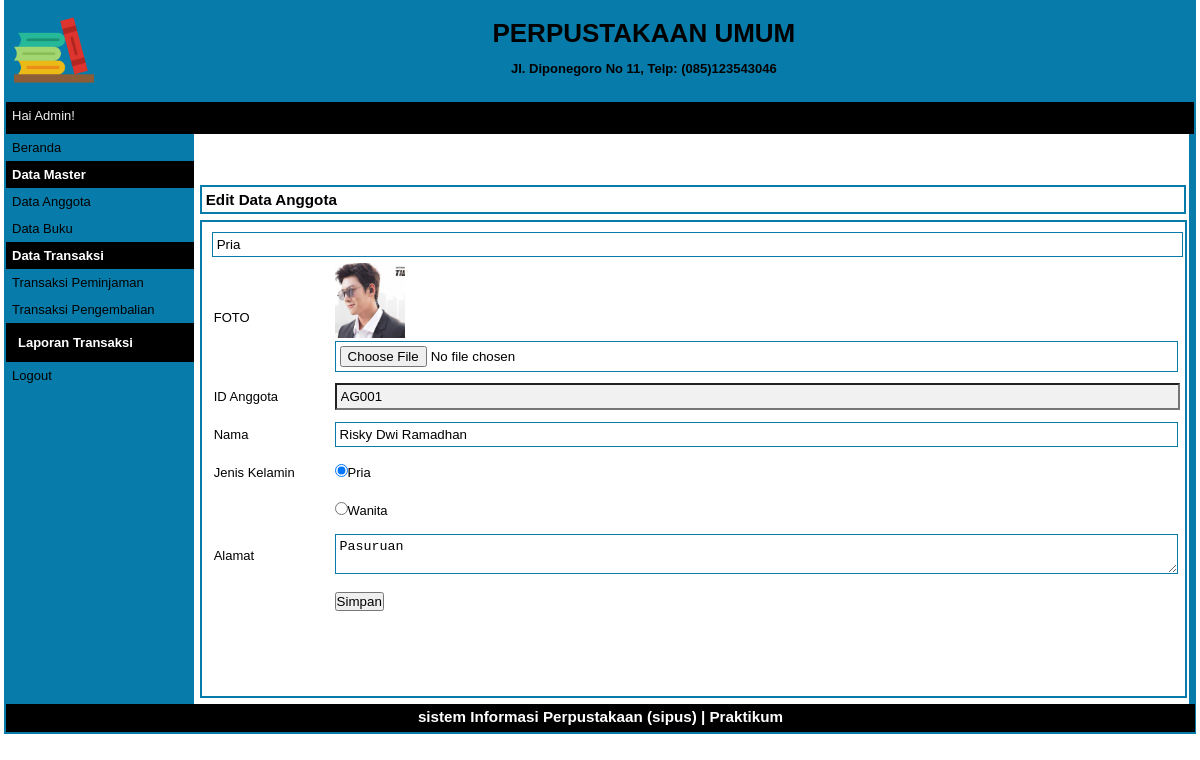
Page /index.php?p=anggota-edit&id=AG001 (signed in) on the committed database.
### tables this page shows
CREATE TABLE `tbanggota` (
  `idanggota` varchar(5) NOT NULL,
  `nama` varchar(30) NOT NULL,
  `jeniskelamin` varchar(10) NOT NULL,
  `alamat` varchar(40) NOT NULL,
  `status` varchar(20) NOT NULL,
  `foto` varchar(255) NOT NULL
);

### pages/anggota-edit.php (the view, shortened to what this page needs)
<?php
    $id_anggota = $_GET['id'];
    $q_tampil_anggota = mysqli_query($db,"SELECT * FROM tbanggota WHERE idanggota = '$id_anggota'");
    $r_tampil_anggota = mysqli_fetch_array($q_tampil_anggota);
    if(empty($r_tampil_anggota['foto']) or ($r_tampil_anggota['foto'] == '-')) {
        $foto = "admin-no-photo.jpg";
    } else {
        $foto = $r_tampil_anggota['foto'];
    }
?>
<div id="label-page"><h3>Edit Data Anggota</h3></div>
<div id="content">
    <form action="proses/anggota-edit-proses.php" method="post" enctype="multipart/form-data">
        <table id="tabel-input">
            <tr>
                <td class="label-formulir">FOTO</td>
                <td class="isian-formulir">
                    <img src="images/<?php echo $foto; ?>" width=70px height=75px>
                    <input type="file" name="foto" class="isian-formulir isian-formulir-border">
                </td>
            </tr>
            <tr>
                <td class="label-formulir">ID Anggota</td>
                <td class="isian-formulir"><input type="text" name="id_anggota" value="<?php echo $r_tampil_anggota['idanggota']; ?>" readonly="readonly"
                class="isian-formulir isian-formnlir-border warna-formulir-disabled"></td>
            </tr>
            <tr>
                <td class="label-formulir">Nama</td>
                <td class="isian-formulir"><input type="text" name="nama" value="<?php echo $r_tampil_anggota['nama']; ?>" class="isian-formulir isian-formulir-border"></td>
            </tr>
            <tr>
                <td class="label-formulir">Jenis Kelamin</td>
                <?php
                    if($r_tampil_anggota['jeniskelamin']=="Pria") {
                        echo "<td class='isian-formulir'><input type='radio' name='jenis_kelamin' value='Pria' checked>Pria</label></td>
            </tr>
            <tr>
                <td class='label-formulir'></td>
                <td class='isian-formulir'><input type='radio' name='jenis_kelamin' value='Wanita'>Wanita</td>";
                    } elseif($r_tampil_anggota['jeniskelamin']=="Wanita") {
                        echo "<td class='isian-formulir'><input type='radio' name='jenis_kelamin' value='Pria'>Pria</label></td>
            </tr>
            <tr>
                <td class='label-formulir'></td>
                <td class='isian-formulir'><input type='radio' name='jenis_kelamin' value='Wanita' checked>Wanita</td>";
                    }
                ?>
                <input type="text" name="jenis_kelamin" value="<?php echo $r_tampil_anggota['jeniskelamin']; ?>" class="isian-formulir isian-formulir-border"></td>
            </tr>
            <tr>
                <td class="label-formulir">Alamat</td>
                <td class="isian-formulir">
                    <textarea rows="2" cols="40" name="alamat" class="isian-formulir isian-formulir-border"><?php echo $r_tampil_anggota['alamat']; ?> </textarea>
                </td>
            </tr>
            <tr>
                <td class="label-formulir"></td>
                <td class="isian-formulir"><input type="submit" name="simpan" value="Simpan" id="tombol-simpan"></td>
            </tr>
        </table>
    </form>
</div>

### style.css (style rules this page uses)
* { margin:0px; padding:0px }
body { font-family:sans-serif; font-size:13px; color:rgb(0, 0, 0); }
#label-page { margin-top:6px; margin-bottom:6px; margin-left:6px; border:2px solid #077caa; padding:4px; width:97.9%; }
#content { float:left; width:96.8%; min-height:454px; background-color:#FFFFFF; margin-left:6px; border:2px solid #077caa; padding:10px; margin-bottom:6px; }
#tabel-input { width:100%; }
.label-formulir { width:12%; height:36px; margin:20px; }
.isian-formulir { width:80%; padding:4px; width:99.8%; }
.isian-formulir-border { border:1px solid #077caa; }
.warna-formulir-disabled { background-color:#F1F1F1; }

### rows in the picture
tbanggota: foto (picture), id_anggota "AG001", nama "Risky Dwi Ramadhan", jenis_kelamin "Pria", alamat "Pasuruan"

### other values in the picture
$_SESSION['sesi'] "Admin"
